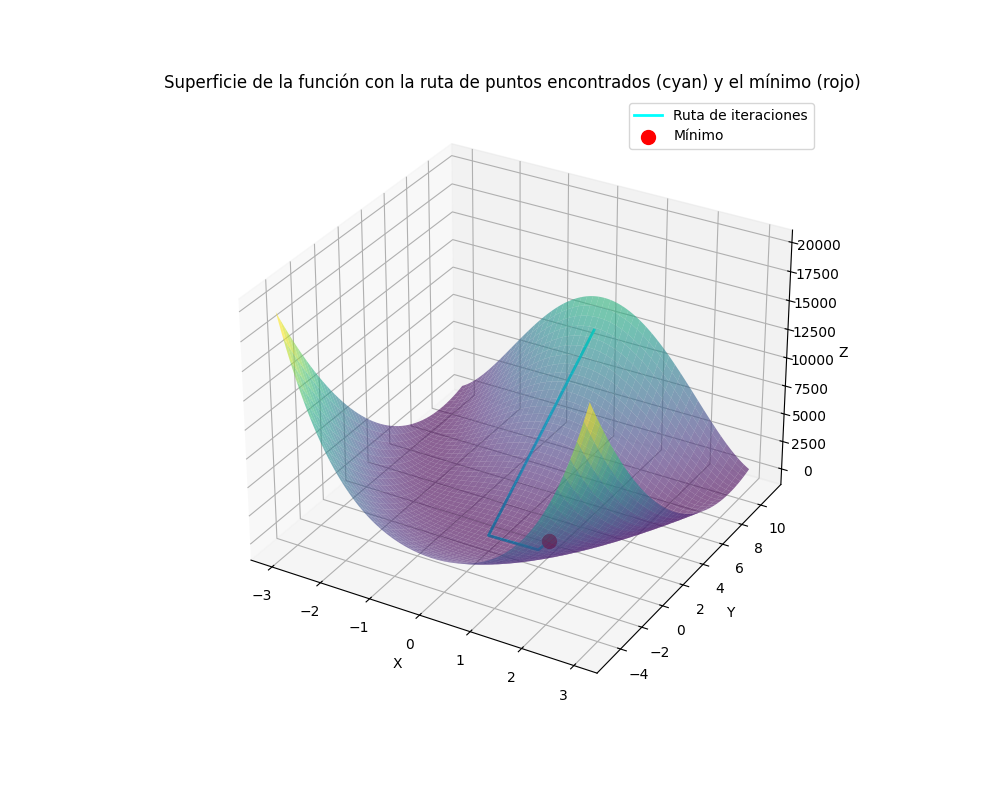

Python code for this plot:
import numpy as np
import matplotlib.pyplot as plt
import sympy as sp


x_sym, y_sym = sp.symbols('x y')

z_sym = (x_sym - 1)**2 + 100 * (y_sym - x_sym**2)**2

grad_z_sym = [sp.diff(z_sym, var) for var in (x_sym, y_sym)]  # Gradiente
hessian_z_sym = sp.hessian(z_sym, (x_sym, y_sym))  # Hessiana


grad_z = sp.lambdify((x_sym, y_sym), grad_z_sym, 'numpy')
hessian_z = sp.lambdify((x_sym, y_sym), hessian_z_sym, 'numpy')

z = sp.lambdify((x_sym, y_sym), z_sym, 'numpy')

def newton_raphson(grad_z, hessian_z, x0, y0, alpha=1, tolerance=0.001, max_iter=100):
    x, y = x0, y0
    iteraciones = [(x, y)]  # Para almacenar los puntos de cada iteración

    grad = np.array(grad_z(x, y))
    while np.linalg.norm(grad) > tolerance:
        grad = np.array(grad_z(x, y))
        hess = np.array(hessian_z(x, y))
        
        delta = -alpha * np.linalg.inv(hess) @ grad
        x, y = x + delta[0], y + delta[1]
        iteraciones.append((x, y))  # Guardamos la iteración
    
    return np.array([x, y]), iteraciones

# Parámetros iniciales
x0, y0 = 0, 10 
alpha = 1 
tolerance = 0.001


sol, iteraciones = newton_raphson(grad_z, hessian_z, x0, y0, alpha=alpha, tolerance=tolerance)


x_vals = np.linspace(-3, 3, 400)
y_vals = np.linspace(-5, 11, 400)
X, Y = np.meshgrid(x_vals, y_vals)
Z = z(X, Y)

# Mostramos el mínimo encontrado
print(f"El mínimo encontrado es en x = {sol[0]:.4f}, y = {sol[1]:.4f}. z={z(sol[0],sol[1])}")

fig = plt.figure(figsize=(10, 8))
ax = fig.add_subplot(111, projection='3d')
ax.plot_surface(X, Y, Z, cmap='viridis', alpha=0.6)


x_iters, y_iters = zip(*iteraciones)  # Coordenadas x y de las iteraciones
z_iters = [z(x_i, y_i) for x_i, y_i in iteraciones]  # Coordenadas z correspondientes


ax.plot(x_iters, y_iters, z_iters, color='cyan', linewidth=2, label='Ruta de iteraciones')

x_min, y_min = sol
z_min = z(x_min, y_min)
ax.scatter(x_min, y_min, z_min, color='red', s=100, label='Mínimo')

ax.set_title('Superficie de la función con la ruta de puntos encontrados (cyan) y el mínimo (rojo)')
ax.set_xlabel('X')
ax.set_ylabel('Y')
ax.set_zlabel('Z')

# Mostrar leyenda y gráfica
plt.legend()
plt.savefig('punto3.png')
